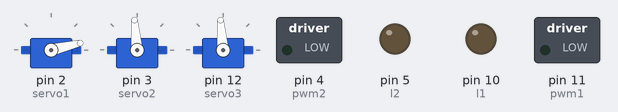
Bench run of a sketch on a simulated Arduino Uno, built with avr-gcc and run on an emulated ATmega328P. On the bench: 3 × servo, switched loads named in the sketch (green lamp = pin HIGH), output pins drawn as LEDs (lit = HIGH). Pins used as bus, display or sensor lines are not drawn.

Above: at 0.15 s.
At 12.3 s:
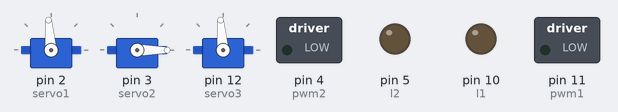
At 21.0 s:
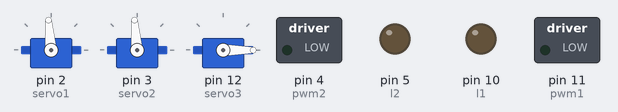
At 26.0 s:
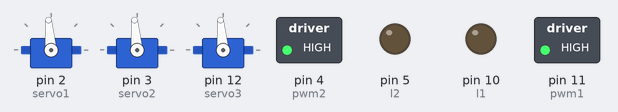
At 28.0 s:
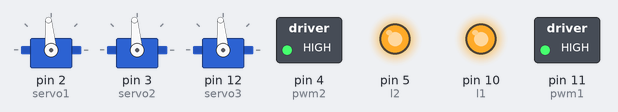
At 34.0 s:
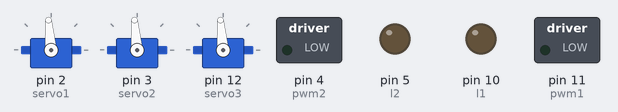
Timing chart, 0 to 40.0 s (numbered marks = the images above):
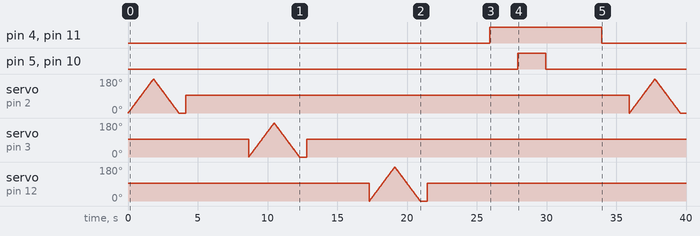

Measured:
- by itself, pin 4 (pwm2), pin 11 (pwm1): LOW → HIGH at 25.9 s, → LOW 8.0 s later
- by itself, pin 5 (l2), pin 10 (l1): LOW → HIGH at 27.9 s, → LOW 2.0 s later

The sketch:

6.Servo_MotorDC.ino
```cpp
#include <Servo.h>

Servo servo1, servo2, servo3;

int r1 = 9;
int l1 = 10;
int pwm1 = 11;

int r2 = 6;
int l2 = 5;
int pwm2 = 4;

int pwm = 255;

int pos = 95;

void setup() {
  Serial.begin(9600);

  pinMode(r1, OUTPUT);
  pinMode(l1, OUTPUT);
  pinMode(pwm1, OUTPUT);
  pinMode(r2, OUTPUT);
  pinMode(l2, OUTPUT);
  pinMode(pwm2, OUTPUT);

  servo1.attach(2);
  servo2.attach(3);
  servo3.attach(12);

  servo1.write(pos);
  servo2.write(pos);
  servo3.write(pos);
}

void loop() {
  ms1();
  delay(4000);

  ms2();
  delay(4000);

  ms3();
  delay(4000);

  maju();
  delay(2000);
  mundur();
  delay(2000);
  mjkanan();
  delay(2000);
  mjkiri();
  delay(2000);
  henti();
  delay(2000);

}

void ms1() {
  for (pos = 0; pos <= 180; pos += 1) {
    servo1.write(pos);
    delay(10);
  }
  for (pos = 180; pos >= 0; pos -= 1) {
    servo1.write(pos);
    delay(10);
  }
  delay(500);
  servo1.write(95);
  delay(500);
}

void ms2() {
  for (pos = 0; pos <= 180; pos += 1) {
    servo2.write(pos);
    delay(10);
  }
  for (pos = 180; pos >= 0; pos -= 1) {
    servo2.write(pos);
    delay(10);
  }
  delay(500);
  servo2.write(95);
  delay(500);
}

void ms3() {
  for (pos = 0; pos <= 180; pos += 1) {
    servo3.write(pos);
    delay(10);
  }
  for (pos = 180; pos >= 0; pos -= 1) {
    servo3.write(pos);
    delay(10);
  }
  delay(500);
  servo3.write(95);
  delay(500);
}

void maju() {
  analogWrite(pwm1, pwm);
  digitalWrite(r1, HIGH);
  digitalWrite(l1, LOW);
  analogWrite(pwm2, pwm);
  digitalWrite(r2, HIGH);
  digitalWrite(l2, LOW);
}

void mundur() {
  analogWrite(pwm1, pwm);
  digitalWrite(r1, LOW);
  digitalWrite(l1, HIGH);
  analogWrite(pwm2, pwm);
  digitalWrite(r2, LOW);
  digitalWrite(l2, HIGH);
}

void mjkiri() {
  analogWrite(pwm1, pwm);
  digitalWrite(r1, LOW);
  digitalWrite(l1, LOW);
  analogWrite(pwm2, pwm);
  digitalWrite(r2, HIGH);
  digitalWrite(l2, LOW);
}

void mjkanan() {
  analogWrite(pwm1, pwm);
  digitalWrite(r1, HIGH);
  digitalWrite(l1, LOW);
  analogWrite(pwm2, pwm);
  digitalWrite(r2, LOW);
  digitalWrite(l2, LOW);
}

void henti() {
  digitalWrite(pwm1, 0);
  digitalWrite(pwm2, 0);
}
```
